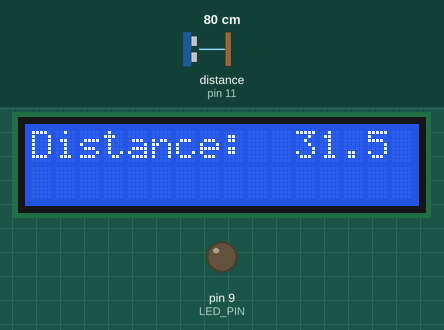
This sketch was run on a simulated Arduino Uno, built with avr-gcc and run on an emulated ATmega328P. Shown: 16×2 character LCD, output pins drawn as LEDs (lit = HIGH). Inputs (shaded band) come from the test bench; at power-on: distance to the obstacle (sensor on pin 11) 80 cm. The echo pulse lasts 58.3 µs per cm; what the sketch prints to the serial monitor is not drawn.

Above: at 0.9 s.
1.0 s: distance to the obstacle (sensor on pin 11) set to 34 cm
At 2.2 s:
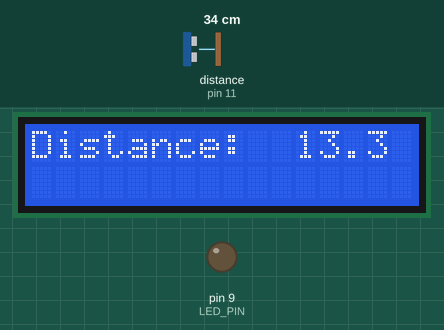
2.5 s: distance to the obstacle (sensor on pin 11) set to 28 cm
At 3.8 s:
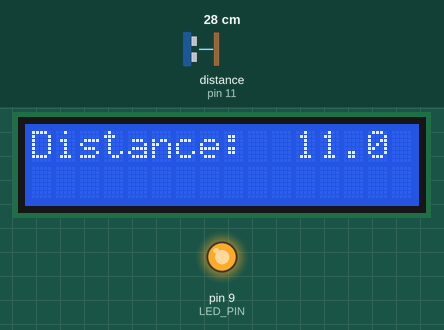
4.1 s: distance to the obstacle (sensor on pin 11) set to 18 cm
At 5.5 s:
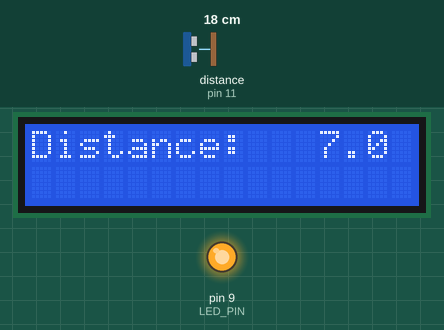
Timing chart, 0 to 51.3 s (numbered marks = the images above; inputs shaded):
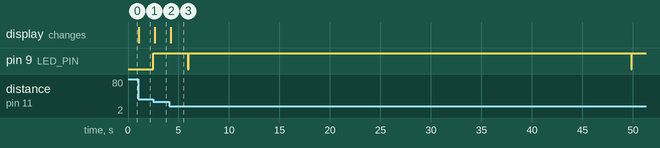

Measured:
- the behaviour switches between 31 and 30 cm on distance to the obstacle (sensor on pin 11) (found by bisection; images 1 and 2)
- after the input at 1.0 s, the display: changes after 0.06 s (image 1)
- after the input at 2.5 s, pin 9 (LED_PIN): LOW → HIGH at once; the display: changes after 0.14 s (image 2)
- after the input at 4.1 s, pin 9 (LED_PIN): alternates HIGH for 43.8 s and LOW for 0.09 s, starting after 1.8 s; the display: changes after 0.12 s (image 3)

The sketch:

ProximityAlertSystem.ino
```cpp
#include <Arduino_FreeRTOS.h>
#include <LiquidCrystal.h>
#include <Ultrasonic.h>
#include <queue.h>
#include <semphr.h>
// #include <IRremote.h>

// Constants
#define QUEUE_LENGTH_DISTANCE    10
#define QUEUE_LENGTH_COMMAND     10
#define QUEUE_LENGTH_MESSAGE     1
#define STACK_SIZE               128

#define TASK_PRIORITY_READ       3
#define TASK_PRIORITY_PROCESS    2
#define TASK_PRIORITY_LED        1
#define TASK_PRIORITY_LCD        1

#define LED_PIN                  9
#define LCD_COLUMNS              16
#define LCD_ROWS                 2
#define DISTANCE_THRESHOLD       12.0f  // inches
#define IR_RECEIVE_PIN           10

// Function prototypes
void vReadDistanceTask(void *pvParameters);
void vProcessTask(void *pvParameters);
void vLEDControlTask(void *pvParameters);
void vLCDControlTask(void *pvParameters);

// Global variables
SemaphoreHandle_t xLCDSemaphore;
QueueHandle_t xQueueDistance;
QueueHandle_t xQueueCommand;
QueueHandle_t xQueueMessage;

// Initialize LCD and Ultrasonic sensor
LiquidCrystal lcd(6, 7, 5, 4, 3, 2);
Ultrasonic ultrasonic(12, 11); // (Trigger Pin, Echo Pin)

// Initialize IR receiver
// IRrecv irrecv(IR_RECEIVE_PIN);
// decode_results results;

void setup() {
    // Initialize hardware
    lcd.begin(LCD_COLUMNS, LCD_ROWS);
    pinMode(LED_PIN, OUTPUT);
    Serial.begin(9600);
    Serial.print("Hello");

    // irrecv.enableIRIn();

    // Create queues
    xQueueDistance = xQueueCreate(QUEUE_LENGTH_DISTANCE, sizeof(float));
    xQueueCommand = xQueueCreate(QUEUE_LENGTH_COMMAND, sizeof(bool));
    xQueueMessage = xQueueCreate(QUEUE_LENGTH_MESSAGE, sizeof(float));

    // Check if queues were created successfully
    if (xQueueDistance == NULL || xQueueCommand == NULL || xQueueMessage == NULL) {
        lcd.print("Queue failed!");
        while (1); // Halt program
    }

    // Create semaphore for LCD access
    xLCDSemaphore = xSemaphoreCreateMutex();

    // Check if semaphore was created successfully
    if (xLCDSemaphore == NULL) {
        lcd.print("Semaphore failed!");
        while (1); // Halt program
    }

    // Create tasks
    xTaskCreate(vReadDistanceTask, "ReadDistance", STACK_SIZE, NULL, TASK_PRIORITY_READ, NULL);
    xTaskCreate(vProcessTask, "ProcessTask", STACK_SIZE, NULL, TASK_PRIORITY_PROCESS, NULL);
    xTaskCreate(vLEDControlTask, "LEDControl", STACK_SIZE, NULL, TASK_PRIORITY_LED, NULL);
    xTaskCreate(vLCDControlTask, "LCDControl", STACK_SIZE, NULL, TASK_PRIORITY_LCD, NULL);

    // Start the scheduler
    vTaskStartScheduler();
}

void loop() {
    // Empty. The FreeRTOS scheduler is running the tasks.
}

// Task to read distance from the ultrasonic sensor
void vReadDistanceTask(void *pvParameters) {
    (void) pvParameters;
    float distanceInches;

    for (;;) {
        // Read distance in centimeters and convert to inches
        int distanceCm = ultrasonic.distanceRead();
        distanceInches = distanceCm / 2.54f;

        // Send distance to the LCD message queue (overwrite if full)
        xQueueOverwrite(xQueueMessage, &distanceInches);

        // Send distance to the processing task
        if (xQueueSend(xQueueDistance, &distanceInches, portMAX_DELAY) != pdPASS) {
            // Handle error (e.g., log or increment error counter)
        }

        // Delay to control the sampling rate
        vTaskDelay(pdMS_TO_TICKS(100));
    }
}

// Task to process the distance and decide whether to turn the LED on or off
void vProcessTask(void *pvParameters) {
    (void) pvParameters;
    float retrievedDistance;
    bool ledCommand;

    for (;;) {
        // Receive distance from the queue
        if (xQueueReceive(xQueueDistance, &retrievedDistance, portMAX_DELAY) == pdPASS) {
            // Determine LED command based on distance
            ledCommand = (retrievedDistance <= DISTANCE_THRESHOLD);

            // Send command to the LED control task
            if (xQueueSend(xQueueCommand, &ledCommand, portMAX_DELAY) != pdPASS) {
                // Handle error
            }
        }
    }
}

// Task to control the LED based on the command received
void vLEDControlTask(void *pvParameters) {
    (void) pvParameters;
    bool ledState;

    for (;;) {
        // Receive LED command from the queue
        if (xQueueReceive(xQueueCommand, &ledState, portMAX_DELAY) == pdPASS) {
            digitalWrite(LED_PIN, ledState ? HIGH : LOW);
        }

        // Small delay to yield control
        vTaskDelay(pdMS_TO_TICKS(10));
    }
}

// Task to update the LCD with the latest distance reading
void vLCDControlTask(void *pvParameters) {
    (void) pvParameters;
    float distance;
    char buffer[16];
    char floatString[10];

    for (;;) {
        // Receive distance from the message queue
        if (xQueueReceive(xQueueMessage, &distance, portMAX_DELAY) == pdPASS) {
            // Convert the float to a string with 2 decimal places
            dtostrf(distance, 6, 2, floatString); // width=6, precision=2

            // Format the final string
            snprintf(buffer, sizeof(buffer), "Distance: %s", floatString);

            // Protect LCD access with semaphore
            if (xSemaphoreTake(xLCDSemaphore, pdMS_TO_TICKS(5)) == pdTRUE) {
                // Update LCD without clearing (to prevent flicker)
                lcd.setCursor(0, 0);
                lcd.print(buffer);
                xSemaphoreGive(xLCDSemaphore);
            }

            // Delay outside the critical section
            vTaskDelay(pdMS_TO_TICKS(200));
        }
    }
}
```
